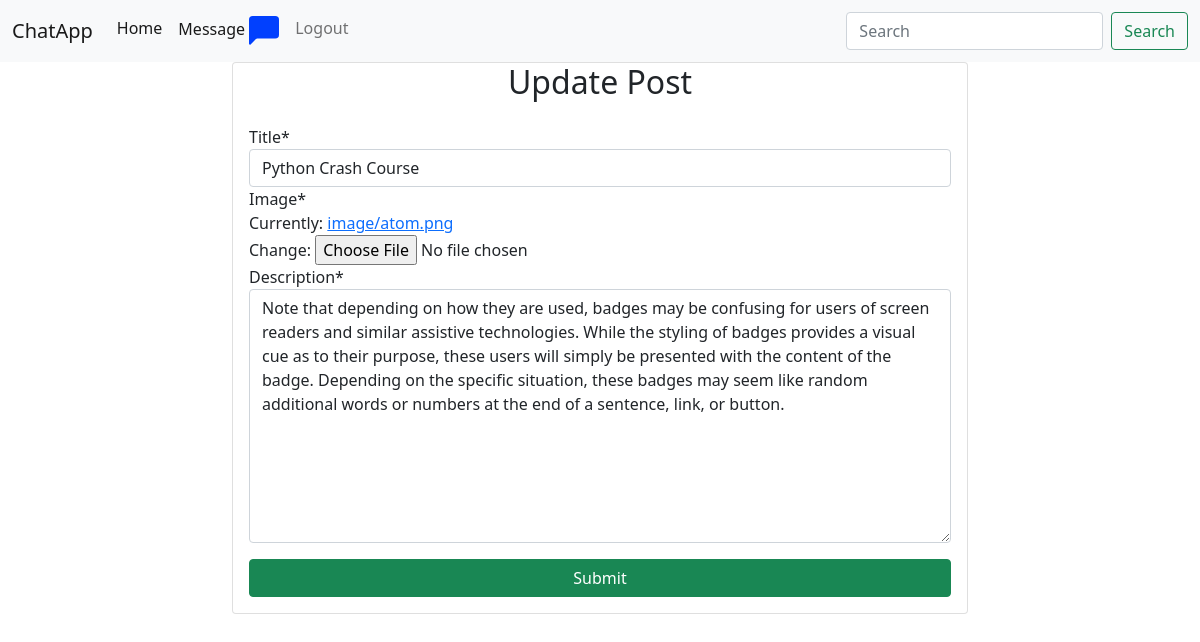
Page /update-post/2 (signed in) on the committed database.
### app/models.py (models this page shows, shortened)
class PostDetails(models.Model):
    title = models.CharField(max_length=200)
    description = models.TextField()
    author = models.ForeignKey(User, on_delete=models.CASCADE)
    image = models.ImageField(upload_to='image/')
    date = models.DateTimeField(auto_now_add=True)

### app/views.py (the view, shortened to what this page needs)
# urls.py: path('update-post/<int:pk>',UpdatePost.as_view(),name='update-post'),
class UpdatePost(LoginRequiredMixin,UpdateView):
    model = PostDetails
    form_class = PostForm
    template_name = 'update-post.html'

### app/forms.py
class PostForm(forms.ModelForm):
    class Meta:
        model = PostDetails
        fields = ('title','image','description')

### templates/update-post.html (shortened to what this page needs)
{% extends 'base.html' %}
{% load crispy_forms_filters %}
{% block home %}
    <div class="container">
              <div class="row">
                  <div class="col-8 mx-auto">
                      <div class="card">
                          <h2 class="card-text text-center">Update Post</h2>
                          <div class="card-body">
                              <form action="" method="post" enctype="multipart/form-data">
                                  {{ form|crispy }}
                                  <div class="d-grid mt-3">
                                      <input type="submit" class="btn btn-success">
                                  </div>
                              </form>
                          </div>
                      </div>
                  </div>
              </div>
          </div>
{% endblock %}

### rows in the picture
PostDetails: title "Python Crash Course", description "Note that depending on how they are used, badges may be confusing for users of screen readers and similar assistive technologies. While the styling of badges provides a visual cue as to their purpose, these users will simply be presented with the content of the badge. Depending on the specific situation, these badges may seem like random additional words or numbers at the end of a sentence, link, or button."
